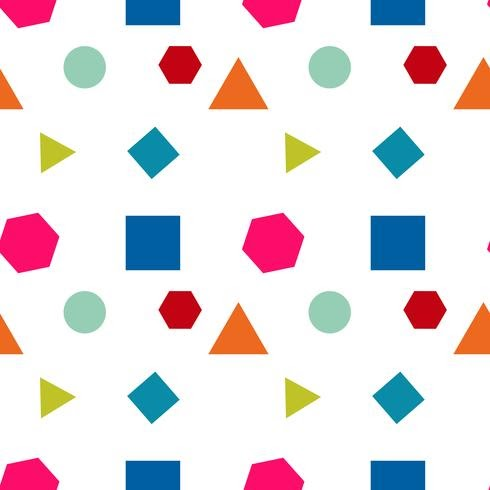
#> input picture Fitting Polygons/polygons.jpg, 490 x 490 px
$ python polygon.py
#> lines starting #> are read from the running program, lines starting #| are printed output that depends on the picture; after the words box and inside, x2 and y2 are one past the last pixel; in counts of white or black regions, pixels touching at a corner belong together
import cv2
import numpy as np

count=0
img = cv2.imread('polygons.jpg', cv2.IMREAD_GRAYSCALE)
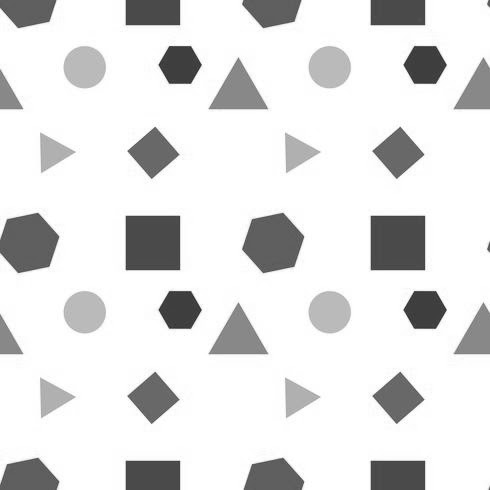
#> img: shape (490, 490); min 39, max 255, mean 225.3
cv2.imshow('gray', img)
cv2.waitKey(0)

_,threshold = cv2.threshold(img, 200, 255, cv2.THRESH_BINARY)
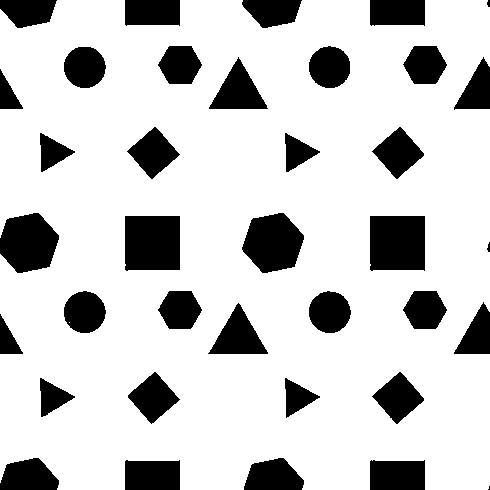
#> threshold: shape (490, 490); 80.1% white; 37 black regions (2 under 20 px)
cv2.imshow('Threshold Image', threshold)
cv2.imwrite('Threshold.jpg', threshold)
cv2.waitKey(0)

contours, hierarchy = cv2.findContours(threshold, cv2.RETR_TREE, cv2.CHAIN_APPROX_SIMPLE)
#> contours = 23 contours, 1 with area under 20; largest, box (x1, y1, x2, y2) and area: (0, 0, 490, 490) 221718, (369, 215, 426, 272) 3080, (124, 215, 181, 272) 3078, (241, 212, 305, 274) 2768, (208, 56, 269, 110) 1647
cv2.drawContours(img, contours, -1, (0, 255, 0), 3)
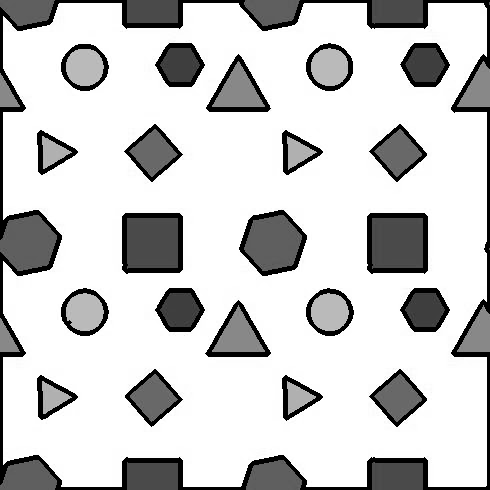
#> img: shape (490, 490); 9.93% of pixels changed, all inside (x1, y1, x2, y2) = (0, 0, 490, 490)
cv2.imshow('Contours', img)
cv2.imwrite('Contours.jpg', img)
cv2.waitKey(0)

image2 = cv2.imread('polygons.jpg')
#> image2 is the input picture: shape (490, 490, 3); mean B, G, R 226, 222.3, 230.6
for contour in contours:
	peri = cv2.arcLength(contour, True)
	approx = cv2.approxPolyDP(contour,0.05 * cv2.arcLength(contour, True), True)
	if len(approx) == 3	:
		cv2.drawContours(image2, contour, -1, (0, 0, 0), 3)
		count = count + 1
#> this loop made 23 passes
#> (peri, approx) on passes 1, 2, 3, 4, 5, 6, 8, 10, 11, 12, 13, 15: (2688.2, [[0, 9], [0, 482], [488, 488], [487, 0]]), (128.8, [[284, 378], [320, 397], [286, 418]]), (128, [[39, 378], [75, 397], [41, 417]]), (155.2, [[400, 371], [424, 400], [396, 424], [371, 396]]), (154.6, [[155, 371], [180, 399], [151, 424], [127, 395]]), (189.1, [[238, 302], [268, 353], [208, 354]]), (141.5, [[327, 290], [351, 310], [334, 333], [308, 316]]), (141.5, [[78, 291], [105, 306], [89, 333], [64, 320]]), (0, [[69, 322]]), (222.7, [[369, 216], [424, 215], [425, 270], [371, 271]]), (221.3, [[124, 216], [179, 215], [180, 269], [126, 271]]), (127.4, [[284, 133], [320, 152], [286, 172]])
#> peri on passes 7, 9, 14, 21, 23: 140.5, 140.5, 204.1, 140.5, 141.1
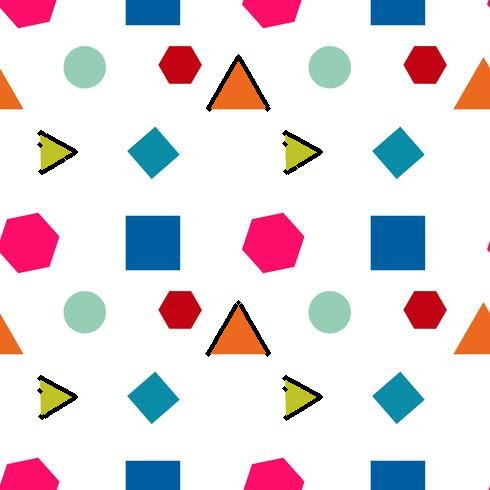
#> image2: shape (490, 490, 3); 1.09% of pixels changed, all inside (x1, y1, x2, y2) = (37, 54, 323, 421)
#> after the loop, count = 6

print("Number of Triangles in the image: " + str(count))
#| Number of Triangles in the image: 6
cv2.imshow('Triangles Detected', image2)
cv2.imwrite('Triangles.jpg', image2)
cv2.waitKey(0)
cv2.destroyAllWindows()
